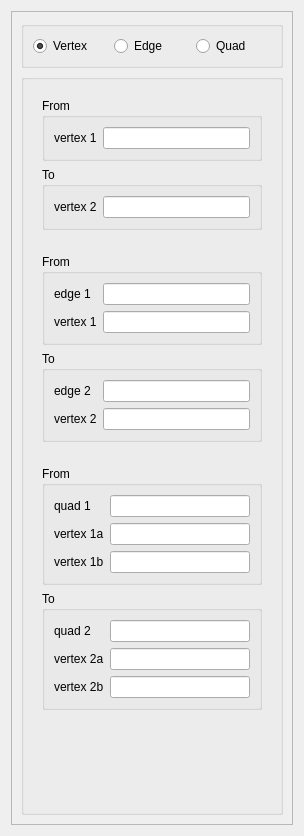
<?xml version="1.0" encoding="UTF-8"?>
<ui version="4.0">
 <class>MergeDialog</class>
 <widget class="QDialog" name="MergeDialog">
  <property name="geometry">
   <rect>
    <x>0</x>
    <y>0</y>
    <width>304</width>
    <height>836</height>
   </rect>
  </property>
  <property name="sizePolicy">
   <sizepolicy hsizetype="Preferred" vsizetype="Preferred">
    <horstretch>0</horstretch>
    <verstretch>0</verstretch>
   </sizepolicy>
  </property>
  <property name="minimumSize">
   <size>
    <width>5</width>
    <height>0</height>
   </size>
  </property>
  <property name="windowTitle">
   <string> Merge Operation</string>
  </property>
  <layout class="QVBoxLayout" name="verticalLayout_4">
   <property name="sizeConstraint">
    <enum>QLayout::SetMinimumSize</enum>
   </property>
   <item>
    <widget class="QScrollArea" name="scrollArea">
     <property name="sizePolicy">
      <sizepolicy hsizetype="Preferred" vsizetype="Preferred">
       <horstretch>0</horstretch>
       <verstretch>0</verstretch>
      </sizepolicy>
     </property>
     <property name="minimumSize">
      <size>
       <width>0</width>
       <height>0</height>
      </size>
     </property>
     <property name="widgetResizable">
      <bool>true</bool>
     </property>
     <widget class="QWidget" name="scrollAreaWidgetContents">
      <property name="geometry">
       <rect>
        <x>0</x>
        <y>0</y>
        <width>284</width>
        <height>816</height>
       </rect>
      </property>
      <layout class="QVBoxLayout" name="verticalLayout_6">
       <item>
        <widget class="QGroupBox" name="groupBox">
         <property name="sizePolicy">
          <sizepolicy hsizetype="Preferred" vsizetype="Fixed">
           <horstretch>0</horstretch>
           <verstretch>0</verstretch>
          </sizepolicy>
         </property>
         <property name="title">
          <string/>
         </property>
         <layout class="QHBoxLayout" name="horizontalLayout">
          <item>
           <widget class="QRadioButton" name="rb0">
            <property name="sizePolicy">
             <sizepolicy hsizetype="Preferred" vsizetype="Fixed">
              <horstretch>0</horstretch>
              <verstretch>0</verstretch>
             </sizepolicy>
            </property>
            <property name="text">
             <string>Vertex</string>
            </property>
            <property name="checked">
             <bool>true</bool>
            </property>
           </widget>
          </item>
          <item>
           <widget class="QRadioButton" name="rb1">
            <property name="sizePolicy">
             <sizepolicy hsizetype="Preferred" vsizetype="Fixed">
              <horstretch>0</horstretch>
              <verstretch>0</verstretch>
             </sizepolicy>
            </property>
            <property name="text">
             <string>Edge</string>
            </property>
           </widget>
          </item>
          <item>
           <widget class="QRadioButton" name="rb2">
            <property name="sizePolicy">
             <sizepolicy hsizetype="Preferred" vsizetype="Fixed">
              <horstretch>0</horstretch>
              <verstretch>0</verstretch>
             </sizepolicy>
            </property>
            <property name="text">
             <string>Quad</string>
            </property>
           </widget>
          </item>
         </layout>
        </widget>
       </item>
       <item>
        <widget class="QGroupBox" name="groupBox_2">
         <property name="title">
          <string/>
         </property>
         <layout class="QVBoxLayout" name="verticalLayout">
          <item>
           <widget class="QWidget" name="widget" native="true">
            <layout class="QVBoxLayout" name="verticalLayout_2">
             <item>
              <widget class="QGroupBox" name="groupBox_3">
               <property name="title">
                <string>From</string>
               </property>
               <layout class="QFormLayout" name="formLayout">
                <item row="0" column="0">
                 <widget class="QLabel" name="label_5">
                  <property name="text">
                   <string>vertex 1</string>
                  </property>
                 </widget>
                </item>
                <item row="0" column="1">
                 <widget class="QLineEdit" name="v0_le_rb0">
                  <property name="sizePolicy">
                   <sizepolicy hsizetype="Preferred" vsizetype="Fixed">
                    <horstretch>0</horstretch>
                    <verstretch>0</verstretch>
                   </sizepolicy>
                  </property>
                  <property name="maximumSize">
                   <size>
                    <width>16777215</width>
                    <height>16777215</height>
                   </size>
                  </property>
                  <property name="readOnly">
                   <bool>false</bool>
                  </property>
                 </widget>
                </item>
               </layout>
              </widget>
             </item>
             <item>
              <widget class="QGroupBox" name="groupBox_4">
               <property name="title">
                <string>To</string>
               </property>
               <layout class="QFormLayout" name="formLayout_5">
                <property name="fieldGrowthPolicy">
                 <enum>QFormLayout::AllNonFixedFieldsGrow</enum>
                </property>
                <item row="0" column="0">
                 <widget class="QLabel" name="label_4">
                  <property name="text">
                   <string>vertex 2</string>
                  </property>
                 </widget>
                </item>
                <item row="0" column="1">
                 <widget class="QLineEdit" name="v1_le_rb0">
                  <property name="sizePolicy">
                   <sizepolicy hsizetype="Preferred" vsizetype="Fixed">
                    <horstretch>0</horstretch>
                    <verstretch>0</verstretch>
                   </sizepolicy>
                  </property>
                  <property name="maximumSize">
                   <size>
                    <width>16777215</width>
                    <height>16777215</height>
                   </size>
                  </property>
                  <property name="readOnly">
                   <bool>false</bool>
                  </property>
                 </widget>
                </item>
               </layout>
              </widget>
             </item>
            </layout>
           </widget>
          </item>
          <item>
           <widget class="QWidget" name="widget_2" native="true">
            <layout class="QVBoxLayout" name="verticalLayout_3">
             <item>
              <widget class="QGroupBox" name="groupBox_5">
               <property name="title">
                <string>From</string>
               </property>
               <layout class="QFormLayout" name="formLayout_4">
                <item row="0" column="0">
                 <widget class="QLabel" name="label_3">
                  <property name="text">
                   <string>edge 1</string>
                  </property>
                 </widget>
                </item>
                <item row="0" column="1">
                 <widget class="QLineEdit" name="e0_le_rb1">
                  <property name="sizePolicy">
                   <sizepolicy hsizetype="Preferred" vsizetype="Fixed">
                    <horstretch>0</horstretch>
                    <verstretch>0</verstretch>
                   </sizepolicy>
                  </property>
                  <property name="maximumSize">
                   <size>
                    <width>16777215</width>
                    <height>16777215</height>
                   </size>
                  </property>
                  <property name="readOnly">
                   <bool>false</bool>
                  </property>
                 </widget>
                </item>
                <item row="1" column="0">
                 <widget class="QLabel" name="label">
                  <property name="text">
                   <string>vertex 1</string>
                  </property>
                 </widget>
                </item>
                <item row="1" column="1">
                 <widget class="QLineEdit" name="v0_le_rb1">
                  <property name="sizePolicy">
                   <sizepolicy hsizetype="Preferred" vsizetype="Fixed">
                    <horstretch>0</horstretch>
                    <verstretch>0</verstretch>
                   </sizepolicy>
                  </property>
                  <property name="maximumSize">
                   <size>
                    <width>16777215</width>
                    <height>16777215</height>
                   </size>
                  </property>
                  <property name="readOnly">
                   <bool>false</bool>
                  </property>
                 </widget>
                </item>
               </layout>
               <zorder>label_3</zorder>
               <zorder>v0_le_rb1</zorder>
               <zorder>e0_le_rb1</zorder>
               <zorder>label</zorder>
              </widget>
             </item>
             <item>
              <widget class="QGroupBox" name="groupBox_6">
               <property name="title">
                <string>To</string>
               </property>
               <layout class="QFormLayout" name="formLayout_2">
                <item row="0" column="0">
                 <widget class="QLabel" name="label_6">
                  <property name="text">
                   <string>edge 2</string>
                  </property>
                 </widget>
                </item>
                <item row="0" column="1">
                 <widget class="QLineEdit" name="e1_le_rb1">
                  <property name="sizePolicy">
                   <sizepolicy hsizetype="Preferred" vsizetype="Fixed">
                    <horstretch>0</horstretch>
                    <verstretch>0</verstretch>
                   </sizepolicy>
                  </property>
                  <property name="maximumSize">
                   <size>
                    <width>16777215</width>
                    <height>16777215</height>
                   </size>
                  </property>
                  <property name="readOnly">
                   <bool>false</bool>
                  </property>
                 </widget>
                </item>
                <item row="1" column="0">
                 <widget class="QLabel" name="label_2">
                  <property name="text">
                   <string>vertex 2</string>
                  </property>
                 </widget>
                </item>
                <item row="1" column="1">
                 <widget class="QLineEdit" name="v1_le_rb1">
                  <property name="sizePolicy">
                   <sizepolicy hsizetype="Preferred" vsizetype="Fixed">
                    <horstretch>0</horstretch>
                    <verstretch>0</verstretch>
                   </sizepolicy>
                  </property>
                  <property name="maximumSize">
                   <size>
                    <width>16777215</width>
                    <height>16777215</height>
                   </size>
                  </property>
                  <property name="readOnly">
                   <bool>false</bool>
                  </property>
                 </widget>
                </item>
               </layout>
              </widget>
             </item>
            </layout>
           </widget>
          </item>
          <item>
           <widget class="QWidget" name="widget_3" native="true">
            <layout class="QVBoxLayout" name="verticalLayout_5">
             <item>
              <widget class="QGroupBox" name="groupBox_7">
               <property name="title">
                <string>From</string>
               </property>
               <layout class="QFormLayout" name="formLayout_3">
                <property name="fieldGrowthPolicy">
                 <enum>QFormLayout::AllNonFixedFieldsGrow</enum>
                </property>
                <item row="0" column="0">
                 <widget class="QLabel" name="label_7">
                  <property name="text">
                   <string>quad 1</string>
                  </property>
                 </widget>
                </item>
                <item row="0" column="1">
                 <widget class="QLineEdit" name="q0_le_rb2">
                  <property name="sizePolicy">
                   <sizepolicy hsizetype="Preferred" vsizetype="Fixed">
                    <horstretch>0</horstretch>
                    <verstretch>0</verstretch>
                   </sizepolicy>
                  </property>
                  <property name="maximumSize">
                   <size>
                    <width>16777215</width>
                    <height>16777215</height>
                   </size>
                  </property>
                  <property name="readOnly">
                   <bool>false</bool>
                  </property>
                 </widget>
                </item>
                <item row="1" column="0">
                 <widget class="QLabel" name="label_9">
                  <property name="text">
                   <string>vertex 1a</string>
                  </property>
                 </widget>
                </item>
                <item row="1" column="1">
                 <widget class="QLineEdit" name="v0_le_rb2">
                  <property name="sizePolicy">
                   <sizepolicy hsizetype="Preferred" vsizetype="Fixed">
                    <horstretch>0</horstretch>
                    <verstretch>0</verstretch>
                   </sizepolicy>
                  </property>
                  <property name="maximumSize">
                   <size>
                    <width>16777215</width>
                    <height>16777215</height>
                   </size>
                  </property>
                  <property name="readOnly">
                   <bool>false</bool>
                  </property>
                 </widget>
                </item>
                <item row="2" column="0">
                 <widget class="QLabel" name="label_11">
                  <property name="text">
                   <string>vertex 1b</string>
                  </property>
                 </widget>
                </item>
                <item row="2" column="1">
                 <widget class="QLineEdit" name="v2_le_rb2">
                  <property name="sizePolicy">
                   <sizepolicy hsizetype="Preferred" vsizetype="Fixed">
                    <horstretch>0</horstretch>
                    <verstretch>0</verstretch>
                   </sizepolicy>
                  </property>
                  <property name="maximumSize">
                   <size>
                    <width>16777215</width>
                    <height>16777215</height>
                   </size>
                  </property>
                  <property name="readOnly">
                   <bool>false</bool>
                  </property>
                 </widget>
                </item>
               </layout>
              </widget>
             </item>
             <item>
              <widget class="QGroupBox" name="groupBox_8">
               <property name="title">
                <string>To</string>
               </property>
               <layout class="QFormLayout" name="formLayout_6">
                <item row="0" column="0">
                 <widget class="QLabel" name="label_8">
                  <property name="text">
                   <string>quad 2</string>
                  </property>
                 </widget>
                </item>
                <item row="0" column="1">
                 <widget class="QLineEdit" name="q1_le_rb2">
                  <property name="sizePolicy">
                   <sizepolicy hsizetype="Preferred" vsizetype="Fixed">
                    <horstretch>0</horstretch>
                    <verstretch>0</verstretch>
                   </sizepolicy>
                  </property>
                  <property name="maximumSize">
                   <size>
                    <width>16777215</width>
                    <height>16777215</height>
                   </size>
                  </property>
                  <property name="readOnly">
                   <bool>false</bool>
                  </property>
                 </widget>
                </item>
                <item row="1" column="0">
                 <widget class="QLabel" name="label_10">
                  <property name="text">
                   <string>vertex 2a</string>
                  </property>
                 </widget>
                </item>
                <item row="1" column="1">
                 <widget class="QLineEdit" name="v1_le_rb2">
                  <property name="sizePolicy">
                   <sizepolicy hsizetype="Preferred" vsizetype="Fixed">
                    <horstretch>0</horstretch>
                    <verstretch>0</verstretch>
                   </sizepolicy>
                  </property>
                  <property name="maximumSize">
                   <size>
                    <width>16777215</width>
                    <height>16777215</height>
                   </size>
                  </property>
                  <property name="readOnly">
                   <bool>false</bool>
                  </property>
                 </widget>
                </item>
                <item row="2" column="0">
                 <widget class="QLabel" name="label_12">
                  <property name="text">
                   <string>vertex 2b</string>
                  </property>
                 </widget>
                </item>
                <item row="2" column="1">
                 <widget class="QLineEdit" name="v3_le_rb2">
                  <property name="sizePolicy">
                   <sizepolicy hsizetype="Preferred" vsizetype="Fixed">
                    <horstretch>0</horstretch>
                    <verstretch>0</verstretch>
                   </sizepolicy>
                  </property>
                  <property name="maximumSize">
                   <size>
                    <width>16777215</width>
                    <height>16777215</height>
                   </size>
                  </property>
                  <property name="readOnly">
                   <bool>false</bool>
                  </property>
                 </widget>
                </item>
               </layout>
              </widget>
             </item>
            </layout>
           </widget>
          </item>
          <item>
           <spacer name="verticalSpacer">
            <property name="orientation">
             <enum>Qt::Vertical</enum>
            </property>
            <property name="sizeHint" stdset="0">
             <size>
              <width>20</width>
              <height>16777215</height>
             </size>
            </property>
           </spacer>
          </item>
         </layout>
        </widget>
       </item>
      </layout>
     </widget>
    </widget>
   </item>
  </layout>
 </widget>
 <tabstops>
  <tabstop>rb0</tabstop>
  <tabstop>rb1</tabstop>
  <tabstop>rb2</tabstop>
  <tabstop>v0_le_rb0</tabstop>
  <tabstop>v1_le_rb0</tabstop>
  <tabstop>e0_le_rb1</tabstop>
  <tabstop>v0_le_rb1</tabstop>
  <tabstop>e1_le_rb1</tabstop>
  <tabstop>v1_le_rb1</tabstop>
  <tabstop>q0_le_rb2</tabstop>
  <tabstop>v0_le_rb2</tabstop>
  <tabstop>v2_le_rb2</tabstop>
  <tabstop>q1_le_rb2</tabstop>
  <tabstop>v1_le_rb2</tabstop>
  <tabstop>v3_le_rb2</tabstop>
 </tabstops>
 <resources/>
 <connections>
  <connection>
   <sender>rb0</sender>
   <signal>clicked()</signal>
   <receiver>widget</receiver>
   <slot>show()</slot>
   <hints>
    <hint type="sourcelabel">
     <x>61</x>
     <y>48</y>
    </hint>
    <hint type="destinationlabel">
     <x>76</x>
     <y>104</y>
    </hint>
   </hints>
  </connection>
  <connection>
   <sender>rb0</sender>
   <signal>clicked()</signal>
   <receiver>widget_2</receiver>
   <slot>hide()</slot>
   <hints>
    <hint type="sourcelabel">
     <x>94</x>
     <y>46</y>
    </hint>
    <hint type="destinationlabel">
     <x>181</x>
     <y>180</y>
    </hint>
   </hints>
  </connection>
  <connection>
   <sender>rb0</sender>
   <signal>clicked()</signal>
   <receiver>widget_3</receiver>
   <slot>hide()</slot>
   <hints>
    <hint type="sourcelabel">
     <x>41</x>
     <y>49</y>
    </hint>
    <hint type="destinationlabel">
     <x>73</x>
     <y>310</y>
    </hint>
   </hints>
  </connection>
  <connection>
   <sender>rb1</sender>
   <signal>clicked()</signal>
   <receiver>widget</receiver>
   <slot>hide()</slot>
   <hints>
    <hint type="sourcelabel">
     <x>153</x>
     <y>51</y>
    </hint>
    <hint type="destinationlabel">
     <x>143</x>
     <y>109</y>
    </hint>
   </hints>
  </connection>
  <connection>
   <sender>rb1</sender>
   <signal>clicked()</signal>
   <receiver>widget_2</receiver>
   <slot>show()</slot>
   <hints>
    <hint type="sourcelabel">
     <x>197</x>
     <y>48</y>
    </hint>
    <hint type="destinationlabel">
     <x>218</x>
     <y>182</y>
    </hint>
   </hints>
  </connection>
  <connection>
   <sender>rb1</sender>
   <signal>clicked()</signal>
   <receiver>widget_3</receiver>
   <slot>hide()</slot>
   <hints>
    <hint type="sourcelabel">
     <x>182</x>
     <y>38</y>
    </hint>
    <hint type="destinationlabel">
     <x>190</x>
     <y>310</y>
    </hint>
   </hints>
  </connection>
  <connection>
   <sender>rb2</sender>
   <signal>clicked()</signal>
   <receiver>widget_3</receiver>
   <slot>show()</slot>
   <hints>
    <hint type="sourcelabel">
     <x>258</x>
     <y>46</y>
    </hint>
    <hint type="destinationlabel">
     <x>238</x>
     <y>310</y>
    </hint>
   </hints>
  </connection>
  <connection>
   <sender>rb2</sender>
   <signal>clicked()</signal>
   <receiver>widget_2</receiver>
   <slot>hide()</slot>
   <hints>
    <hint type="sourcelabel">
     <x>271</x>
     <y>46</y>
    </hint>
    <hint type="destinationlabel">
     <x>268</x>
     <y>194</y>
    </hint>
   </hints>
  </connection>
  <connection>
   <sender>rb2</sender>
   <signal>clicked()</signal>
   <receiver>widget</receiver>
   <slot>hide()</slot>
   <hints>
    <hint type="sourcelabel">
     <x>255</x>
     <y>48</y>
    </hint>
    <hint type="destinationlabel">
     <x>250</x>
     <y>111</y>
    </hint>
   </hints>
  </connection>
 </connections>
</ui>
